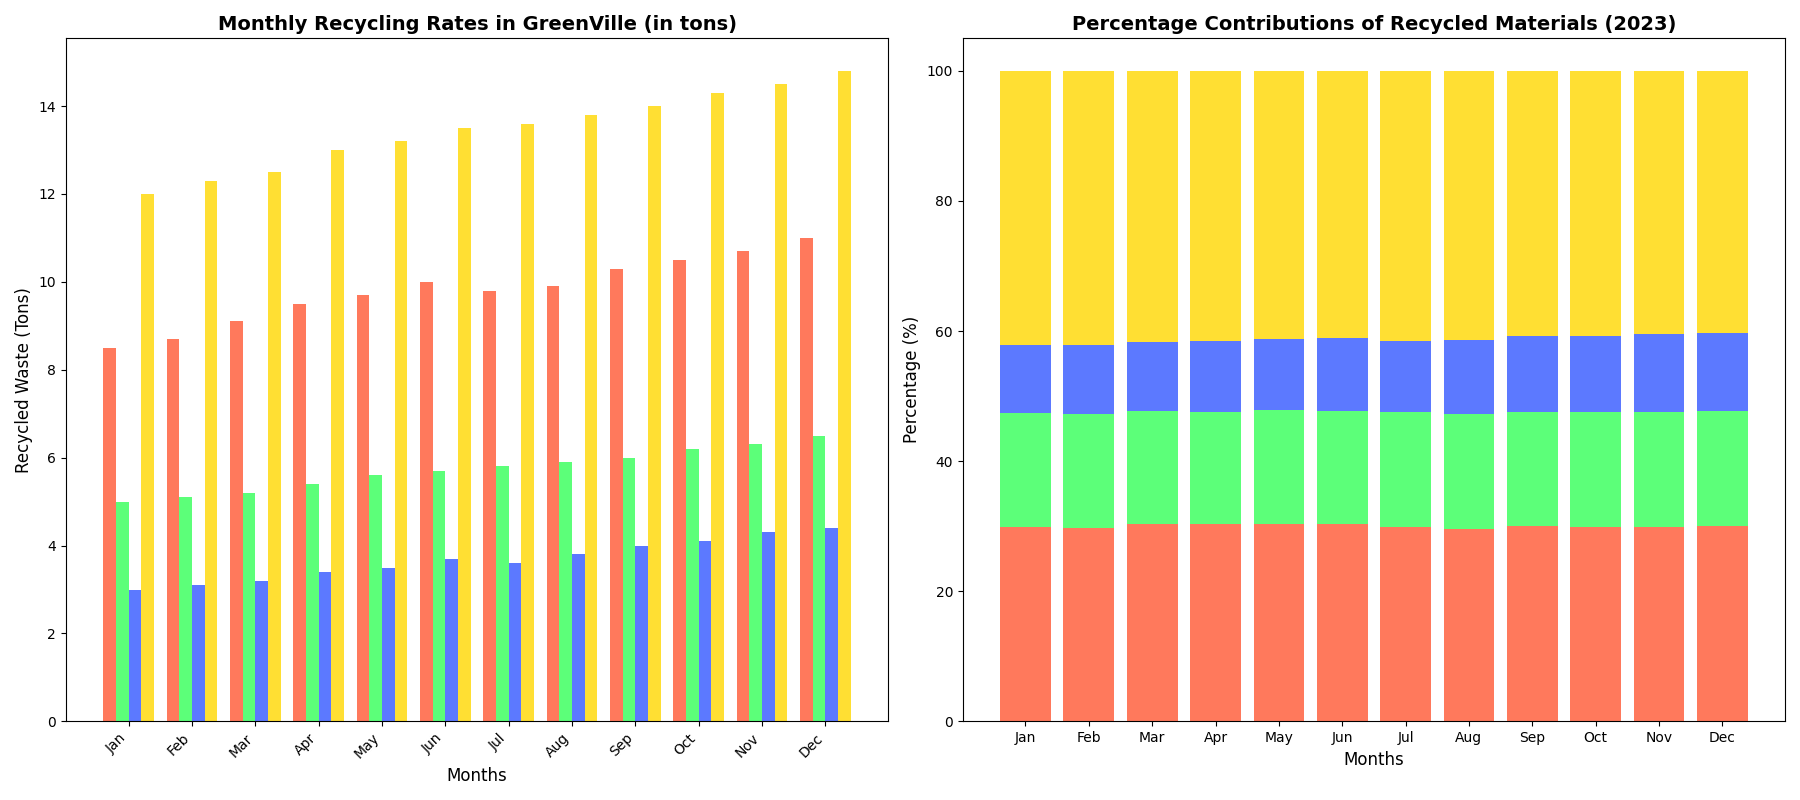

This figure's Python source:
import matplotlib.pyplot as plt
import numpy as np

# Define months
months = ["Jan", "Feb", "Mar", "Apr", "May", "Jun", "Jul", "Aug", "Sep", "Oct", "Nov", "Dec"]

# Data for recycling rates (in tons)
plastic_recycling = [8.5, 8.7, 9.1, 9.5, 9.7, 10.0, 9.8, 9.9, 10.3, 10.5, 10.7, 11.0]
glass_recycling = [5.0, 5.1, 5.2, 5.4, 5.6, 5.7, 5.8, 5.9, 6.0, 6.2, 6.3, 6.5]
metal_recycling = [3.0, 3.1, 3.2, 3.4, 3.5, 3.7, 3.6, 3.8, 4.0, 4.1, 4.3, 4.4]
paper_recycling = [12.0, 12.3, 12.5, 13.0, 13.2, 13.5, 13.6, 13.8, 14.0, 14.3, 14.5, 14.8]

# Total waste recycling for checking progress
total_recycling = np.array(plastic_recycling) + np.array(glass_recycling) + np.array(metal_recycling) + np.array(paper_recycling)

# Calculate the percentage contribution of each material
plastic_percentage = (np.array(plastic_recycling) / total_recycling) * 100
glass_percentage = (np.array(glass_recycling) / total_recycling) * 100
metal_percentage = (np.array(metal_recycling) / total_recycling) * 100
paper_percentage = (np.array(paper_recycling) / total_recycling) * 100

# Plotting the data
fig, ax = plt.subplots(nrows=1, ncols=2, figsize=(18, 8))

# Bar chart for monthly recycling rates
bar_width = 0.2
x_indexes = np.arange(len(months))

ax[0].bar(x_indexes - bar_width, plastic_recycling, width=bar_width, color='#FF5733', alpha=0.8)
ax[0].bar(x_indexes, glass_recycling, width=bar_width, color='#33FF57', alpha=0.8)
ax[0].bar(x_indexes + bar_width, metal_recycling, width=bar_width, color='#3357FF', alpha=0.8)
ax[0].bar(x_indexes + 2*bar_width, paper_recycling, width=bar_width, color='#FFD700', alpha=0.8)

# Titles and labels
ax[0].set_title('Monthly Recycling Rates in GreenVille (in tons)', fontsize=14, fontweight='bold')
ax[0].set_xlabel('Months', fontsize=12)
ax[0].set_ylabel('Recycled Waste (Tons)', fontsize=12)
ax[0].set_xticks(x_indexes + bar_width / 2)
ax[0].set_xticklabels(months, rotation=45, ha='right')

# Stacked bar chart for percentage contributions
ax[1].bar(months, plastic_percentage, color='#FF5733', alpha=0.8)
ax[1].bar(months, glass_percentage, bottom=plastic_percentage, color='#33FF57', alpha=0.8)
ax[1].bar(months, metal_percentage, bottom=plastic_percentage+glass_percentage, color='#3357FF', alpha=0.8)
ax[1].bar(months, paper_percentage, bottom=plastic_percentage+glass_percentage+metal_percentage, color='#FFD700', alpha=0.8)

# Titles and labels
ax[1].set_title('Percentage Contributions of Recycled Materials (2023)', fontsize=14, fontweight='bold')
ax[1].set_xlabel('Months', fontsize=12)
ax[1].set_ylabel('Percentage (%)', fontsize=12)

# Automatically adjust layout to prevent overlap
plt.tight_layout()

# Display the plot
plt.show()
